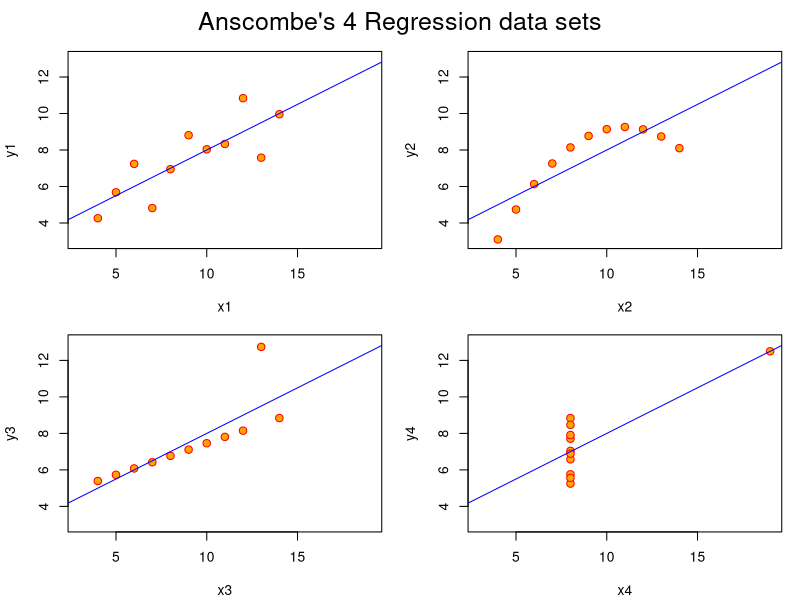
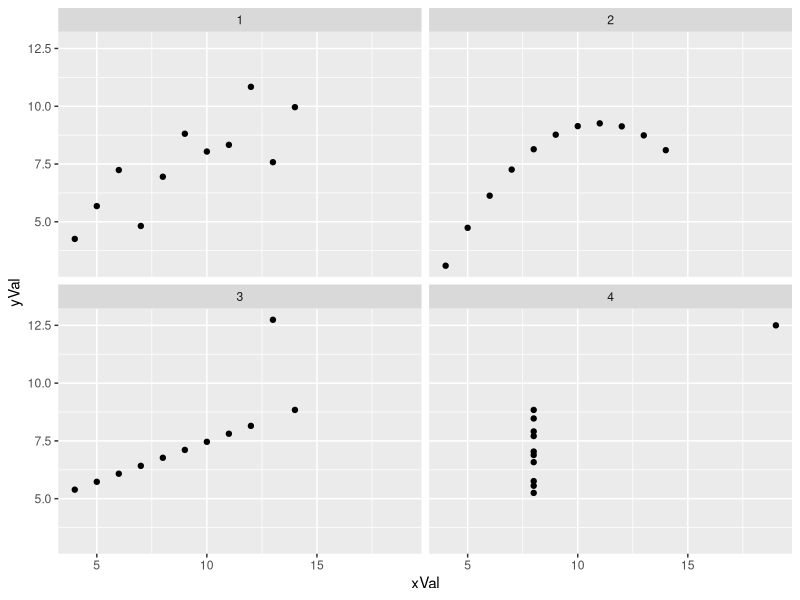

Source code (R) for these figures, in order:
## Verbatim from R> help(anscobe) (http://www.inside-r.org/r-doc/datasets/anscombe)

require(stats); require(graphics)
summary(anscombe)
 
##-- now some "magic" to do the 4 regressions in a loop:
ff <- y ~ x
mods <- setNames(as.list(1:4), paste0("lm", 1:4))
for(i in 1:4) {
  ff[2:3] <- lapply(paste0(c("y","x"), i), as.name)
  ## or   ff[[2]] <- as.name(paste0("y", i))
  ##      ff[[3]] <- as.name(paste0("x", i))
  mods[[i]] <- lmi <- lm(ff, data = anscombe)
  print(anova(lmi))
}
 
## See how close they are (numerically!)
sapply(mods, coef)
lapply(mods, function(fm) coef(summary(fm)))
 
## Now, do what you should have done in the first place: PLOTS
op <- par(mfrow = c(2, 2), mar = 0.1+c(4,4,1,1), oma =  c(0, 0, 2, 0))
for(i in 1:4) {
  ff[2:3] <- lapply(paste0(c("y","x"), i), as.name)
  plot(ff, data = anscombe, col = "red", pch = 21, bg = "orange", cex = 1.2,
       xlim = c(3, 19), ylim = c(3, 13))
  abline(mods[[i]], col = "blue")
}
mtext("Anscombe's 4 Regression data sets", outer = TRUE, cex = 1.5)
par(op)


## Another example, verbatim from: http://blog.ouseful.info/2011/08/30/the-visual-difference-%E2%80%93-r-and-anscombe%E2%80%99s-quartet/

mydata=with(anscombe,data.frame(xVal=c(x1,x2,x3,x4), yVal=c(y1,y2,y3,y4), group=gl(4,nrow(anscombe))))
aggregate(.~group,data=mydata,mean)
aggregate(.~group,data=mydata,sd)
library(ggplot2)
ggplot(mydata,aes(x=xVal, y=yVal)) + geom_point() + facet_wrap(~group)
### Note the reference to https://public.opencpu.org/
